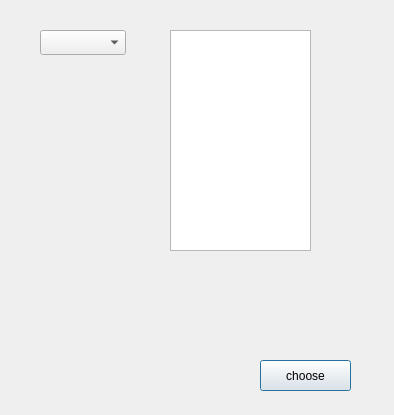
<?xml version="1.0" encoding="UTF-8"?>
<ui version="4.0">
 <class>HistoryDialog</class>
 <widget class="QDialog" name="HistoryDialog">
  <property name="geometry">
   <rect>
    <x>0</x>
    <y>0</y>
    <width>394</width>
    <height>415</height>
   </rect>
  </property>
  <property name="windowTitle">
   <string>Dialog</string>
  </property>
  <widget class="QComboBox" name="comboBox">
   <property name="geometry">
    <rect>
     <x>40</x>
     <y>30</y>
     <width>86</width>
     <height>25</height>
    </rect>
   </property>
  </widget>
  <widget class="QTextEdit" name="textEdit">
   <property name="geometry">
    <rect>
     <x>170</x>
     <y>30</y>
     <width>141</width>
     <height>221</height>
    </rect>
   </property>
  </widget>
  <widget class="QPushButton" name="Button_choose">
   <property name="geometry">
    <rect>
     <x>260</x>
     <y>360</y>
     <width>91</width>
     <height>31</height>
    </rect>
   </property>
   <property name="text">
    <string>choose</string>
   </property>
  </widget>
 </widget>
 <resources/>
 <connections/>
</ui>
